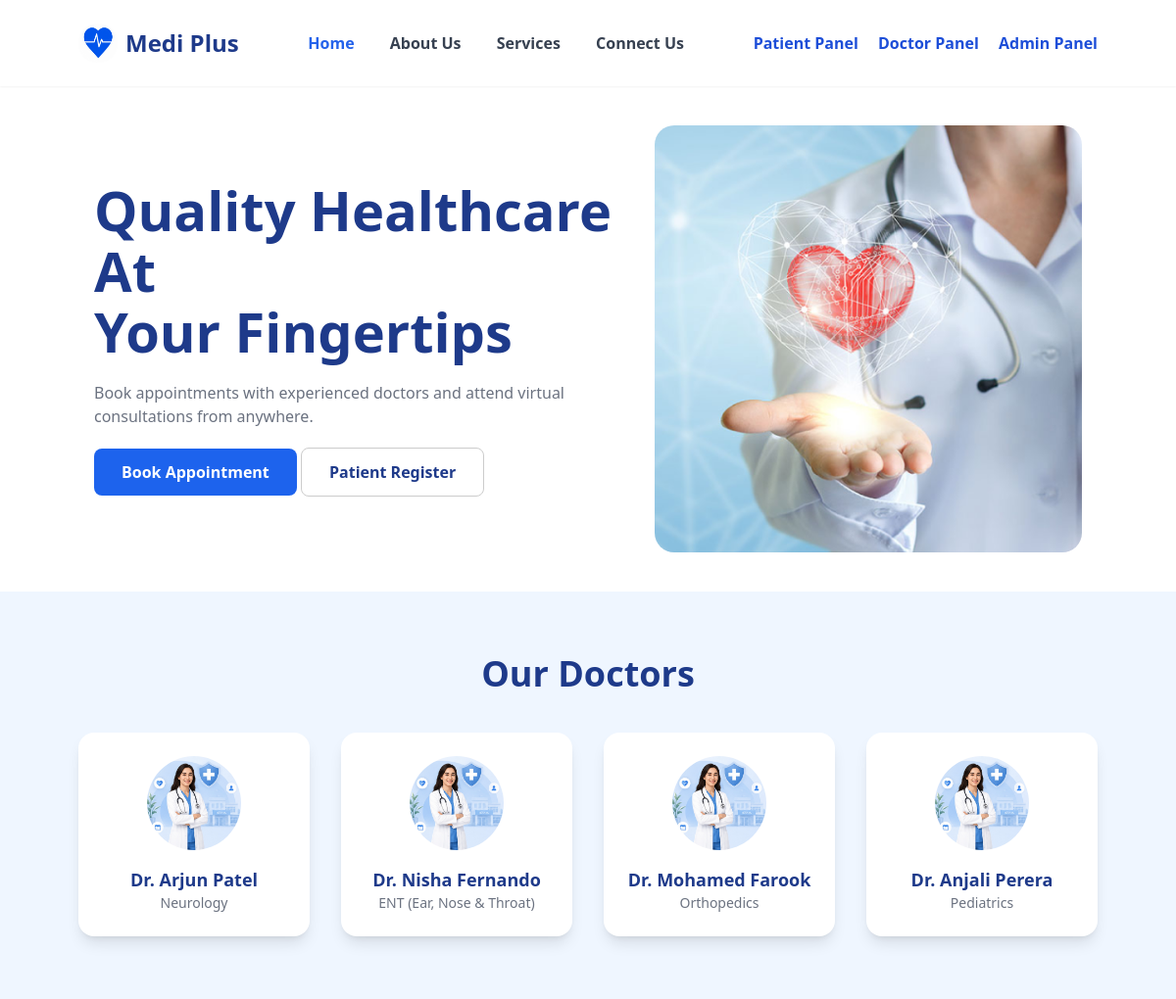
The app's page /home/home.php with its own data.
### tables this page shows
CREATE TABLE IF NOT EXISTS doctors (
    id INT AUTO_INCREMENT PRIMARY KEY,
    doctor_id VARCHAR(10) UNIQUE NOT NULL,     
    full_name VARCHAR(100) NOT NULL,
    email VARCHAR(100) UNIQUE NOT NULL,
    password VARCHAR(255) NOT NULL,
    specialty VARCHAR(100) DEFAULT 'General',
    virtual_fee INT DEFAULT 1500,
    physical_fee INT DEFAULT 2500,
    available_days VARCHAR(100) DEFAULT 'Monday - Friday',
    available_time VARCHAR(100) DEFAULT '08:00 - 06:00 PM',
    profile_image VARCHAR(255) DEFAULT 'drprofile.jpeg',
    created_at TIMESTAMP DEFAULT CURRENT_TIMESTAMP
);

### home/home.php (the view, shortened to what this page needs)
<?php
require_once '../includes/db.php';
$doctors = [];
$result = $conn->query("SELECT full_name, specialty, profile_image FROM doctors ORDER BY id DESC LIMIT 4");
if ($result) {
    while ($row = $result->fetch_assoc()) {
        $doctors[] = $row;
    }
}
?>
<!DOCTYPE html>
<html lang="en">
<head>
    <link rel="stylesheet" href="https://cdnjs.cloudflare.com/ajax/libs/font-awesome/6.4.0/css/all.min.css">
    <script src="https://cdn.tailwindcss.com"></script>
</head>
<body>
<nav class="flex justify-between items-center px-20 py-6 bg-white sticky top-0 z-50 shadow-sm">
    <div class="flex items-center text-blue-900 font-bold text-2xl">
        <img src="heart.jpeg" alt="Medi Plus Logo" class="w-10 h-10 mr-2 rounded-full">
        Medi Plus
    </div>
    <div class="space-x-8 font-semibold text-gray-700">
        <a href="home.php" class="text-blue-600 font-bold">Home</a>
        <a href="about.php" class="hover:text-blue-600">About Us</a>
        <a href="services.php" class="hover:text-blue-600">Services</a>
        <a href="connect.php" class="hover:text-blue-600">Connect Us</a>
    </div>
    <div class="space-x-4 font-semibold text-blue-700">
        <a href="../patient/login.php" class="hover:text-blue-900">Patient Panel</a>
        <a href="../doctor/login.php" class="hover:text-blue-900">Doctor Panel</a>
        <a href="../admin/login.php" class="hover:text-blue-900">Admin Panel</a>
    </div>
</nav>
<main class="hero-container">
    <div>
        <h1 class="main-title">
            Quality Healthcare At<br>
            Your Fingertips
        </h1>
        <p class="description">
            Book appointments with experienced doctors and attend virtual consultations from anywhere.
        </p>
        <div>
            <a href="../patient/login.php" class="btn btn-primary">Book Appointment</a>
            <a href="../patient/register.php" class="btn btn-secondary">Patient Register</a>
        </div>
    </div>
    <div class="hero-image">
        <img src="doctor.png" alt="Healthcare">
    </div>
</main>
<section class="px-20 py-16 bg-blue-50">
    <h2 class="text-4xl font-bold text-blue-900 text-center mb-10">Our Doctors</h2>
    <?php if (count($doctors) > 0): ?>
    <div class="grid md:grid-cols-4 gap-8">
        <?php foreach ($doctors as $doc): ?>
        <div class="bg-white rounded-2xl shadow-lg overflow-hidden text-center p-6">
            <img src="../doctor/<?= htmlspecialchars($doc['profile_image']) ?>"
                 onerror="this.src='doctor.png'"
                 class="w-24 h-24 rounded-full object-cover mx-auto mb-4">
            <h3 class="font-bold text-lg text-blue-900"><?= htmlspecialchars($doc['full_name']) ?></h3>
            <p class="text-gray-500 text-sm"><?= htmlspecialchars($doc['specialty']) ?></p>
        </div>
        <?php endforeach; ?>
    </div>
    <?php else: ?>
    <p class="text-center text-gray-500">No doctors available yet. Please check back soon.</p>
    <?php endif; ?>
</section>
</body>
</html>

### home/home.php (style rules this page uses)
body { margin:0; font-family:Segoe UI; }
.hero-container { display:grid; grid-template-columns:1.1fr 0.9fr; align-items:center; padding:40px 8%; gap:40px; }
.main-title { font-size:56px; font-weight:800; color:#1e3a8a; line-height:1.1; }
.description { color:#6b7280; margin:20px 0; }
.btn { padding:12px 28px; border-radius:8px; font-weight:700; text-decoration:none; display:inline-block; }
.btn-primary { background:#1d63ed; color:white; }
.btn-secondary { border:1px solid #ccc; color:#1e3a8a; }
.hero-image img { width:100%; border-radius:20px; }

### records on screen
doctors: profile_image (picture), full_name "Dr. Arjun Patel", specialty "Neurology"
doctors: profile_image (picture), full_name "Dr. Nisha Fernando", specialty "ENT (Ear, Nose & Throat)"
doctors: profile_image (picture), full_name "Dr. Mohamed Farook", specialty "Orthopedics"
doctors: profile_image (picture), full_name "Dr. Anjali Perera", specialty "Pediatrics"
